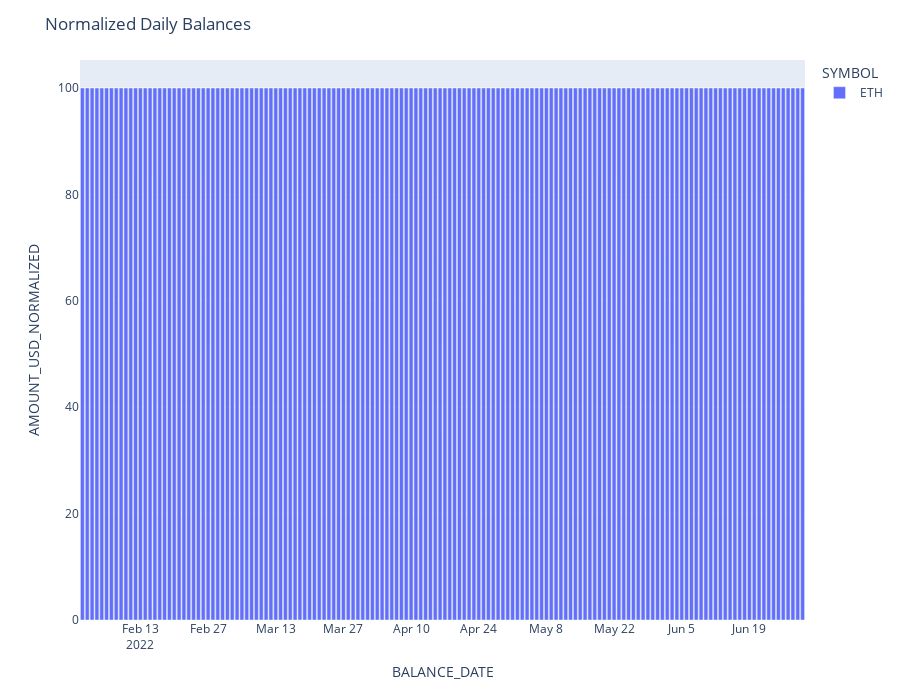

The notebook cell saved with this chart:
### Code cell
normalized_erc20_balances_per_address = erc20_balances_per_address.groupby(['BALANCE_DATE', 'SYMBOL'])['AMOUNT_USD'].sum()/erc20_balances_per_address.groupby(['BALANCE_DATE'])['AMOUNT_USD'].sum()
normalized_erc20_balances_per_address = normalized_erc20_balances_per_address.reset_index()

normalized_erc20_balances_per_address['AMOUNT_USD'] = normalized_erc20_balances_per_address['AMOUNT_USD']*100

normalized_erc20_balances_per_address.columns=['BALANCE_DATE', 'SYMBOL', 'AMOUNT_USD_NORMALIZED']

fig = px.bar(normalized_erc20_balances_per_address, x='BALANCE_DATE', y='AMOUNT_USD_NORMALIZED', color='SYMBOL')
fig.update_layout(title='Normalized Daily Balances', height=700)

### Figure 1 — Plotly figure (JSON) as saved in the notebook; plotly's stock layout.template omitted (floating-point values rounded to 4 significant figures; data arrays with more than 128 entries replaced by an {"elided": "..."} marker saying what was removed)
{"data": [{"alignmentgroup": "True", "hovertemplate": "SYMBOL=ETH<br>BALANCE_DATE=%{x}<br>AMOUNT_USD_NORMALIZED=%{y}<extra></extra>", "legendgroup": "ETH", "marker": {"color": "#636efa", "pattern": {"shape": ""}}, "name": "ETH", "offsetgroup": "ETH", "orientation": "v", "showlegend": true, "textposition": "auto", "type": "bar", "x": {"elided": "150 str values"}, "xaxis": "x", "y": {"elided": "150 int values"}, "yaxis": "y"}], "layout": {"barmode": "relative", "height": 700, "legend": {"title": {"text": "SYMBOL"}, "tracegroupgap": 0}, "margin": {"t": 60}, "title": {"text": "Normalized Daily Balances"}, "xaxis": {"anchor": "y", "domain": [0, 1], "title": {"text": "BALANCE_DATE"}}, "yaxis": {"anchor": "x", "domain": [0, 1], "title": {"text": "AMOUNT_USD_NORMALIZED"}}}}
